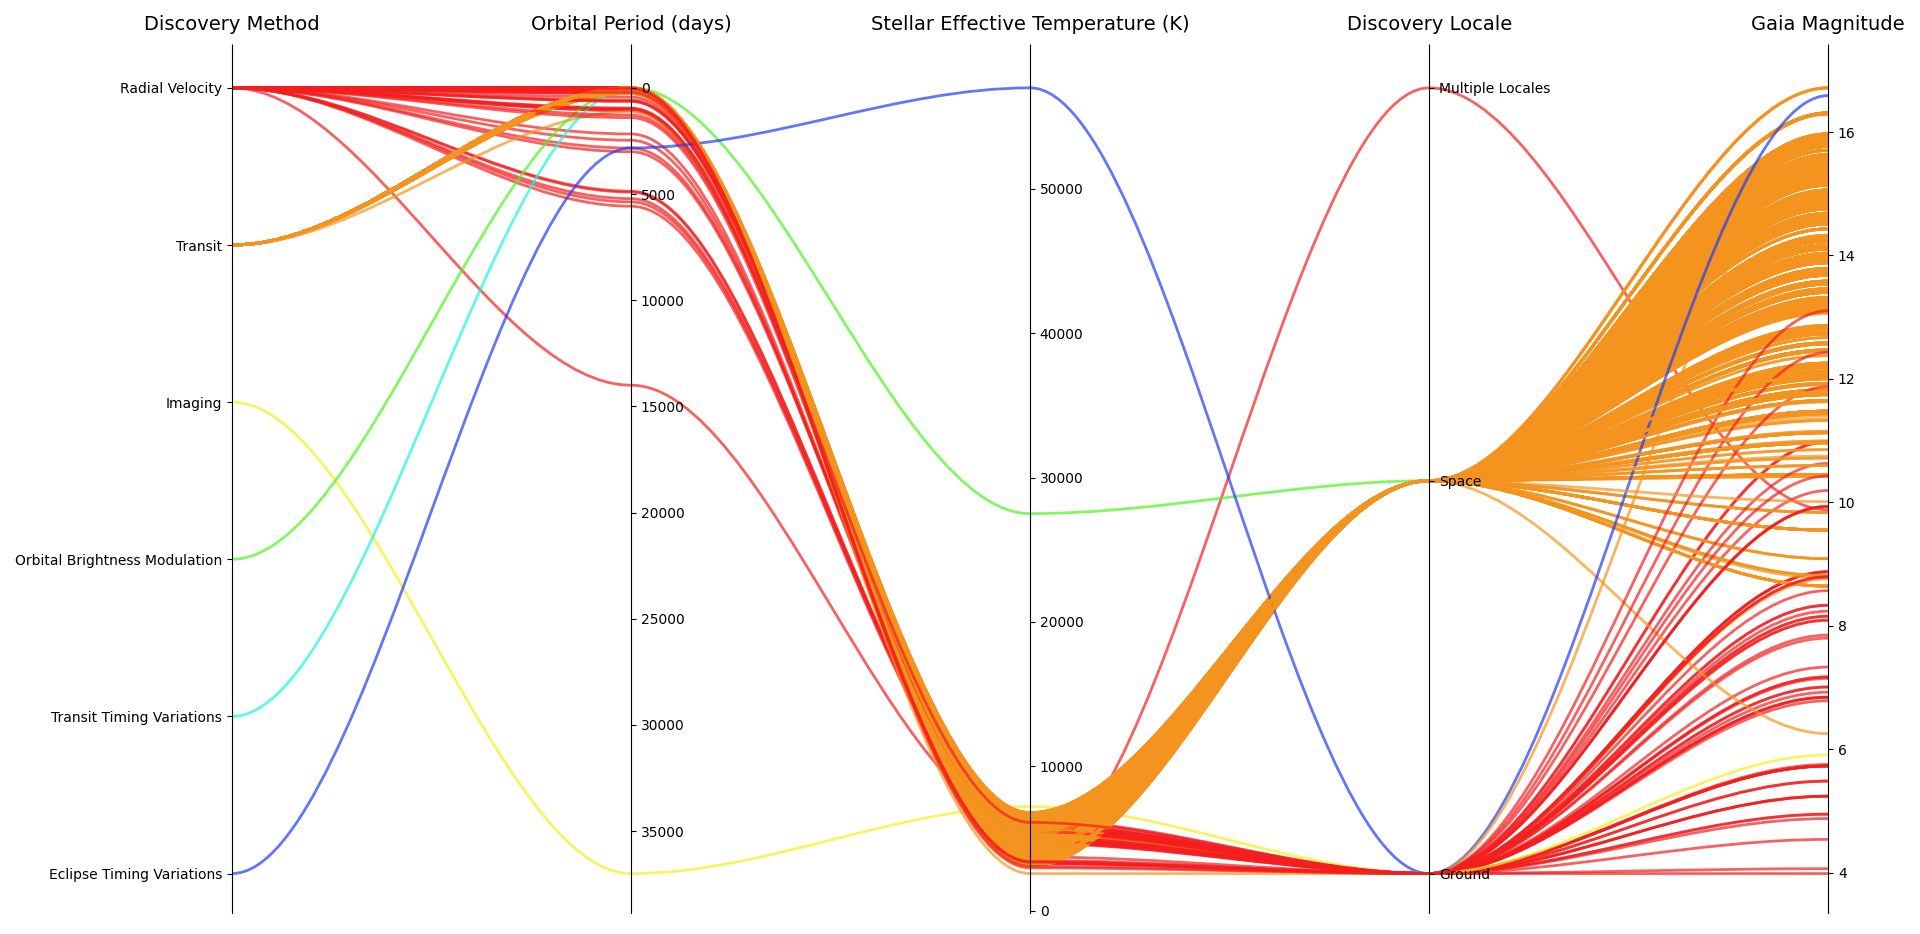

Recreate this plot in Python.

# Paths:
path_data = "data/"

# Packages:
import numpy as np
import pandas as pd
import matplotlib.pyplot as plt
from matplotlib.colors import LinearSegmentedColormap
from matplotlib.path import Path
import matplotlib.patches as patches
from functools import reduce

# Display options:
pd.set_option("display.width", 1200)
pd.set_option("display.max_columns", 300)
pd.set_option("display.max_rows", 300)

# Dataset:
df = pd.read_csv(path_data + "nasa_exoplanets.csv")
df_varnames = pd.read_csv(path_data + "nasa_exoplanets_var_names.csv")

# Variables (the first variable must be categoric):
my_vars = ["discoverymethod", "pl_orbper", "st_teff", "disc_locale", "sy_gaiamag"]
my_vars_names = reduce(pd.DataFrame.append,
                       map(lambda i: df_varnames[df_varnames["var"] == i], my_vars))
my_vars_names = my_vars_names["var_name"].values.tolist()

# Adapt the data:
df = df.loc[df["pl_letter"] == "d"]
df_plot = df[my_vars]
df_plot = df_plot.dropna()
df_plot = df_plot.reset_index(drop = True)

# Convert to numeric matrix:
ym = []
dics_vars = []
for v, var in enumerate(my_vars):
    if df_plot[var].dtype.kind not in ["i", "u", "f"]:
        dic_var = dict([(val, c) for c, val in enumerate(df_plot[var].unique())])
        dics_vars += [dic_var]
        ym += [[dic_var[i] for i in df_plot[var].tolist()]]
    else:
        ym += [df_plot[var].tolist()]
ym = np.array(ym).T

# Padding:
ymins = ym.min(axis = 0)
ymaxs = ym.max(axis = 0)
dys = ymaxs - ymins
ymins -= dys*0.05
ymaxs += dys*0.05

# Reverse some axes for better visual:
axes_to_reverse = [0, 1]
for a in axes_to_reverse:
    ymaxs[a], ymins[a] = ymins[a], ymaxs[a]
dys = ymaxs - ymins

# Adjust to the main axis:
zs = np.zeros_like(ym)
zs[:, 0] = ym[:, 0]
zs[:, 1:] = (ym[:, 1:] - ymins[1:])/dys[1:]*dys[0] + ymins[0]

# Colors:
n_levels = len(dics_vars[0])
my_colors = ["#F41E1E", "#F4951E", "#F4F01E", "#4EF41E", "#1EF4DC", "#1E3CF4", "#F41EF3"]
cmap = LinearSegmentedColormap.from_list("my_palette", my_colors)
my_palette = [cmap(i/n_levels) for i in np.array(range(n_levels))]

# Plot:
fig, host_ax = plt.subplots(
    figsize = (20, 10),
    tight_layout = True
)

# Make the axes:
axes = [host_ax] + [host_ax.twinx() for i in range(ym.shape[1] - 1)]
dic_count = 0
for i, ax in enumerate(axes):
    ax.set_ylim(
        bottom = ymins[i],
        top = ymaxs[i]
    )
    ax.spines.top.set_visible(False)
    ax.spines.bottom.set_visible(False)
    ax.ticklabel_format(style = 'plain')
    if ax != host_ax:
        ax.spines.left.set_visible(False)
        ax.yaxis.set_ticks_position("right")
        ax.spines.right.set_position(
            (
                "axes",
                 i/(ym.shape[1] - 1)
             )
        )
    if df_plot.iloc[:, i].dtype.kind not in ["i", "u", "f"]:
        dic_var_i = dics_vars[dic_count]
        ax.set_yticks(
            range(len(dic_var_i))
        )
        ax.set_yticklabels(
            [key_val for key_val in dics_vars[dic_count].keys()]
        )
        dic_count += 1
host_ax.set_xlim(
    left = 0,
    right = ym.shape[1] - 1
)
host_ax.set_xticks(
    range(ym.shape[1])
)
host_ax.set_xticklabels(
    my_vars_names,
    fontsize = 14
)
host_ax.tick_params(
    axis = "x",
    which = "major",
    pad = 7
)

# Make the curves:
host_ax.spines.right.set_visible(False)
host_ax.xaxis.tick_top()
for j in range(ym.shape[0]):
    verts = list(zip([x for x in np.linspace(0, len(ym) - 1, len(ym)*3 - 2, 
                                             endpoint = True)],
                 np.repeat(zs[j, :], 3)[1: -1]))
    codes = [Path.MOVETO] + [Path.CURVE4 for _ in range(len(verts) - 1)]
    path = Path(verts, codes)
    color_first_cat_var = my_palette[dics_vars[0][df_plot.iloc[j, 0]]]
    patch = patches.PathPatch(
        path,
        facecolor = "none",
        lw = 2,
        alpha = 0.7,
        edgecolor = color_first_cat_var
    )
    host_ax.add_patch(patch)
